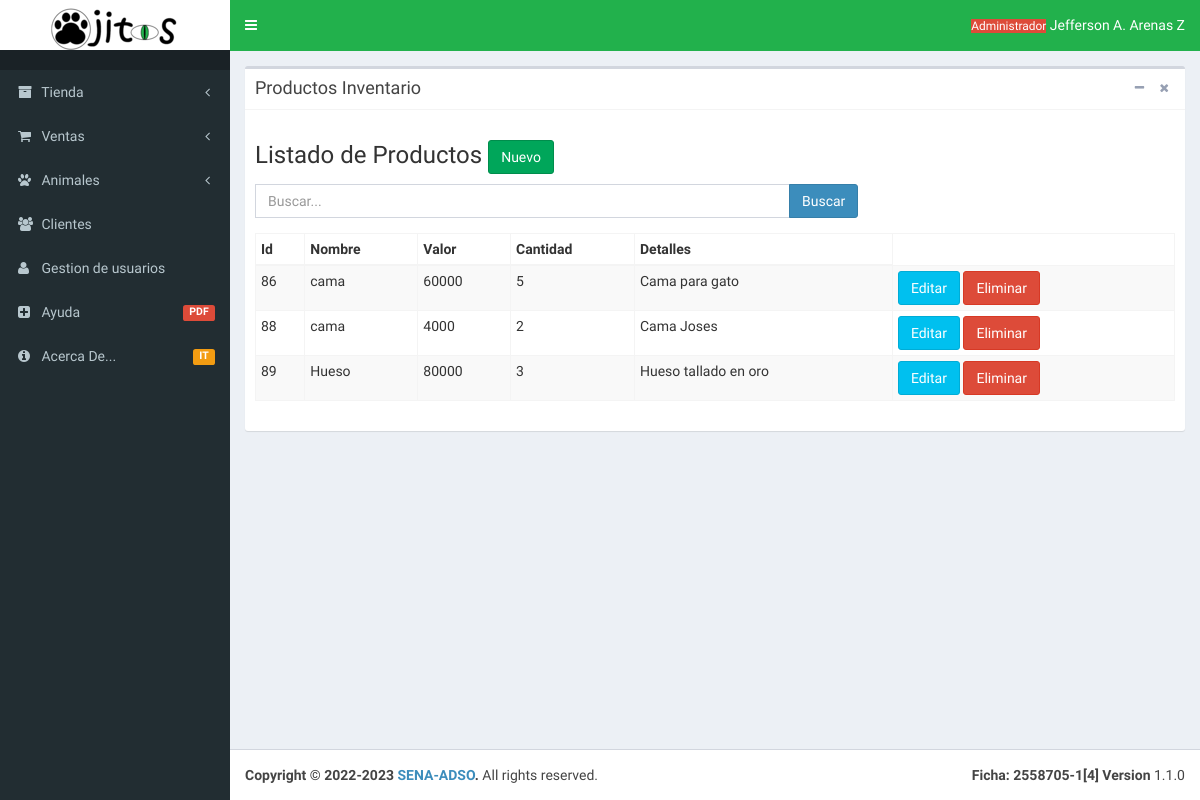
Page /Vista/html/Dashboard/Productos/productosAdmListado.php on the earlier database version.
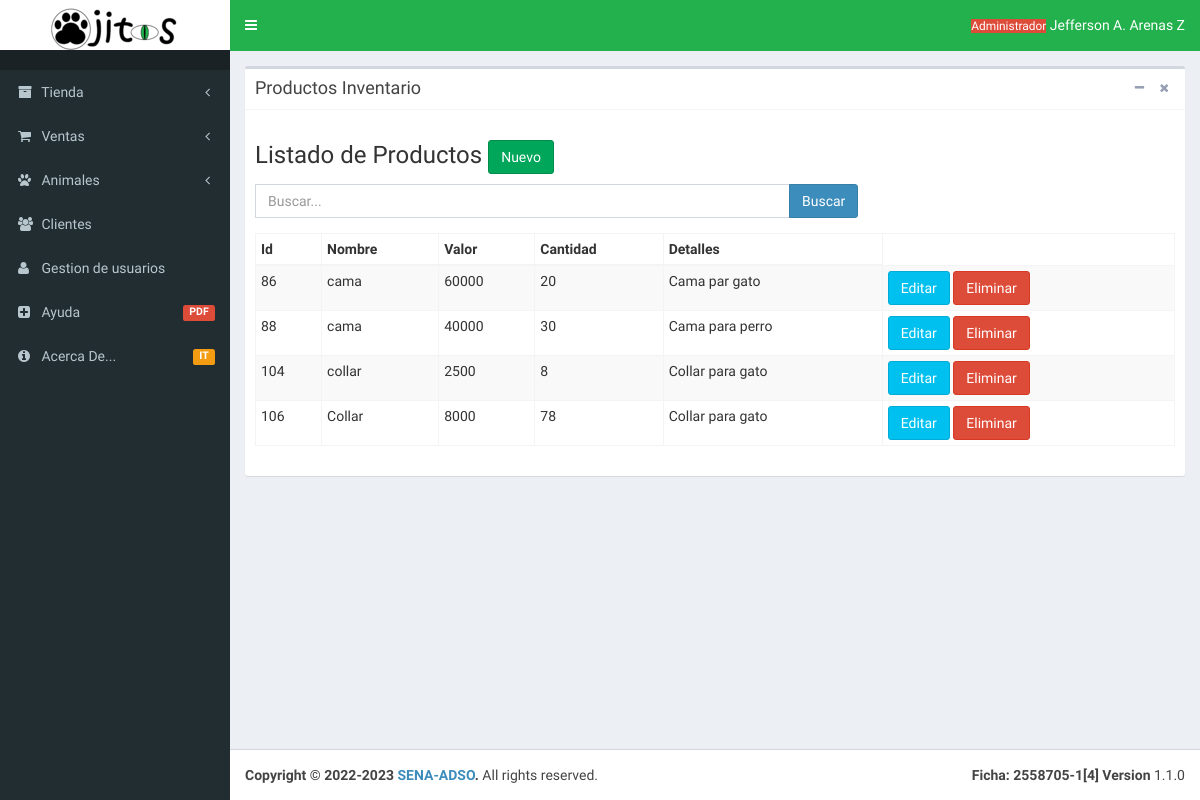
Same page on the later database version.
### tables this page shows
CREATE TABLE `producto` (
  `idProducto` int(11) NOT NULL AUTO_INCREMENT,
  `nombreProducto` varchar(50) NOT NULL,
  `valorProducto` decimal(65,0) NOT NULL,
  `stockProducto` int(100) NOT NULL,
  `descripcionProducto` text NOT NULL,
  PRIMARY KEY (`idProducto`)
);

### Vista/html/Dashboard/Productos/productosAdmListado.php (the view, shortened to what this page needs)
<!DOCTYPE html>
<html>
<head>
  <link rel="stylesheet" href="../Layout/font-awesome-4.7.0/css/font-awesome.min.css">
  <link rel="stylesheet" href="../Layout/css/bootstrap.min.css">
  <link rel="stylesheet" href="../Layout/css/font-awesome.css">
  <link rel="stylesheet" href="../Layout/css/AdminLTE.min.css">
     <link rel="stylesheet" href="../Layout/css/_all-skins.min.css">
   </head>
   <body class="hold-transition skin-blue sidebar-mini">
    <div class="wrapper">
      <header class="main-header">
        <a href="../Layout/inicioAdmin.php" class="logo">
          <img src="..\Layout\img\Logo_Small.png">
        </a>
        <nav class="navbar navbar-static-top" role="navigation">
          <a href="#" class="sidebar-toggle" data-toggle="offcanvas" role="button">
          </a>
          <div class="navbar-custom-menu">
            <ul class="nav navbar-nav">
              <li class="dropdown user user-menu"   style="color: black;">
                <a href="#" class="dropdown-toggle" data-toggle="dropdown">
                  <small class="bg-red">Administrador</small>
                  <span class="hidden-xs">Jefferson A. Arenas Z</span>
                </a>
              </li>
            </ul>
          </div>
        </nav>
      </header>
      <aside class="main-sidebar">
        <section class="sidebar">
          <ul class="sidebar-menu">
            <li class="header"></li>
            <li class="treeview">
              <a href="#">
                <i class="fa fa-archive"></i>
                <span>Tienda</span>
                <i class="fa fa-angle-left pull-right"></i>
              </a>
            </li>
            <li class="treeview">
              <a href="#">
                <i class="fa fa-shopping-cart"></i>
                <span>Ventas</span>
                <i class="fa fa-angle-left pull-right"></i>
              </a>
            </li>
            <li class="treeview">
              <a href="#">
                <i class="fa fa-paw"></i>
                <span>Animales</span>
                <i class="fa fa-angle-left pull-right"></i>
              </a>
            </li>
            <li class="treeview">
              <a href="..\InventarioClientes\ClientesAdmListado.php">
                <i class="fa fa-users"></i>
                <span>Clientes</span>
              </a>
            </li>
            <li class="treeview">
              <a href="..\InventarioClientes\ClientesAdmListado.php">
                <i class="fa fa-user"></i>
                <span>Gestion de usuarios</span>
              </a>
            </li>
            <li>
              <a href="#">
                <i class="fa fa-plus-square"></i> <span>Ayuda</span>
                <small class="label pull-right bg-red">PDF</small>
              </a>
            </li>
            <li>
              <a href="#">
                <i class="fa fa-info-circle"></i> <span>Acerca De...</span>
                <small class="label pull-right bg-yellow">IT</small>
              </a>
            </li>
          </ul>
        </section>
      </aside>
      <div class="content-wrapper">
        <section class="content">
          <div class="row">
            <div class="col-md-12">
              <div class="box">
                <div class="box-header with-border">
                  <h3 class="box-title">Productos Inventario</h3>
                  <div class="box-tools pull-right">
                    <button class="btn btn-box-tool" data-widget="collapse"><i class="fa fa-minus"></i></button>
                    <button class="btn btn-box-tool" data-widget="remove"><i class="fa fa-times"></i></button>
                  </div>
                </div>
                <div class="box-body">
                 <div class="row">
                  <div class="col-md-12">
                    <div class="row">
                      <div class="col-lg-8 col-md-8 col-sm-8 col-xs-12">
                        <h3>Listado de Productos <a href=".\productosAdmCrear.php"><button class="btn btn-success">Nuevo</button></a></h3>
                        <div class="form-group">
                         <form action="" method="post">
                          <div class="input-group">
                           <input type="text" class="form-control" name="textbox" placeholder="Buscar..." value="">
                            <span class="input-group-btn">
                              <button type="submit" class="btn btn-primary" name="enviar">Buscar</button>
                            </span>
                          </div>
                         </form>
                        </div>
                      </div>
                    </div>
                    <div class="row">
                      <div class="col-lg-12 col-md-12 col-sm-12 col-xs-12">
                        <div class="table-responsive">
                          <table class="table table-striped table-bordered table-condensed table-hover">
                            <thead>
                              <th>Id</th>
                              <th>Nombre</th>
                              <th>Valor</th>
                              <th>Cantidad</th>
                              <th>Detalles</th>
                            </thead>
                    <?php
                        $inc = include("Conexion.php");
                            if ($inc) {
                                if (isset($_POST["enviar"])) {
                                  $buscar = $_POST["textbox"];
                                  $Result = "CALL BuscarProductoStockAdmin ('%$buscar%')";
                                  $buscarResult= mysqli_query($conexion, $Result);
                                    while ($row = $buscarResult->fetch_array()) {
                                        $idProducto = $row["idProducto"];
                                        $nombreProducto = $row["nombreProducto"];
                                        $valorProducto = $row["valorProducto"];
                                        $stockProducto = $row["stockProducto"];
                                        $descripcionProducto = $row["descripcionProducto"];
                                        ?>
                                        <tr>
                                            <td><?php echo $idProducto ?>  </td>
                                            <td><?php echo $nombreProducto ?></td>
                                            <td><?php echo $valorProducto ?></td>
                                            <td><?php echo $stockProducto ?></td>
                                            <td><?php echo $descripcionProducto ?></td>
                                            <td>
                                                <a href="proadmlistadoEditar.php?id=<?php echo $row ['idProducto'];?>"><button class="btn btn-info">Editar</button></a>
                                                <a href="proadmlistadoEliminar.php?id=<?php echo $row ['idProducto'];?>"><button class="btn btn-danger">Eliminar</button></a>
                                            </td>
                                        </tr>
            <?php
                                }}else{
                                  $traer = "SELECT * FROM producto";
                                  $resultado = mysqli_query($conexion, $traer);
                                 if ($resultado) {
                                    while ($row = $resultado->fetch_array()) {
                                        $idProducto = $row["idProducto"];
                                        $nombreProducto = $row["nombreProducto"];
                                        $valorProducto = $row["valorProducto"];
                                        $stockProducto = $row["stockProducto"];
                                        $descripcionProducto = $row["descripcionProducto"];
                                        ?>
                                        <tr>
                                            <td><?php echo $idProducto ?>  </td>
                                            <td><?php echo $nombreProducto ?></td>
                                            <td><?php echo $valorProducto ?></td>
                                            <td><?php echo $stockProducto ?></td>
                                            <td><?php echo $descripcionProducto ?></td>
                                            <td>
                                                <a href="proadmlistadoEditar.php?id=<?php echo $row ['idProducto'];?>"><button class="btn btn-info">Editar</button></a>
                                                <a href="proadmlistadoEliminar.php?id=<?php echo $row ['idProducto'];?>"><button class="btn btn-danger">Eliminar</button></a>
                                            </td>
                                        </tr>
            <?php
                                }}}
        ?>
                                  </table>
                                    <?php
                        }
                            ?>
                        </div>
                      </div>
                    </div>
                  </div>
                </div>
              </div>
            </div>
          </div>
        </div>
      </div>
    </div>
<footer class="main-footer">
  <div class="pull-right hidden-xs">
    <b>Ficha: 2558705-1[4] Version</b> 1.1.0
  </div>
  <strong>Copyright &copy; 2022-2023 <a href="www.incanatoit.com">SENA-ADSO</a>.</strong> All rights reserved.
</footer>
</body>
</html>

Differences in the rows shown:
removed producto: idProducto "89", nombreProducto "Hueso", valorProducto "80000", stockProducto "3", descripcionProducto "Hueso tallado en oro"
changed producto id 86: stockProducto "5" → "20"; descripcionProducto "Cama para gato" → "Cama par gato"
changed producto id 88: valorProducto "4000" → "40000"; stockProducto "2" → "30"; descripcionProducto "Cama Joses" → "Cama para perro"
added producto: idProducto "104", nombreProducto "collar", valorProducto "2500", stockProducto "8", descripcionProducto "Collar para gato"
added producto: idProducto "106", nombreProducto "Collar", valorProducto "8000", stockProducto "78", descripcionProducto "Collar para gato"
